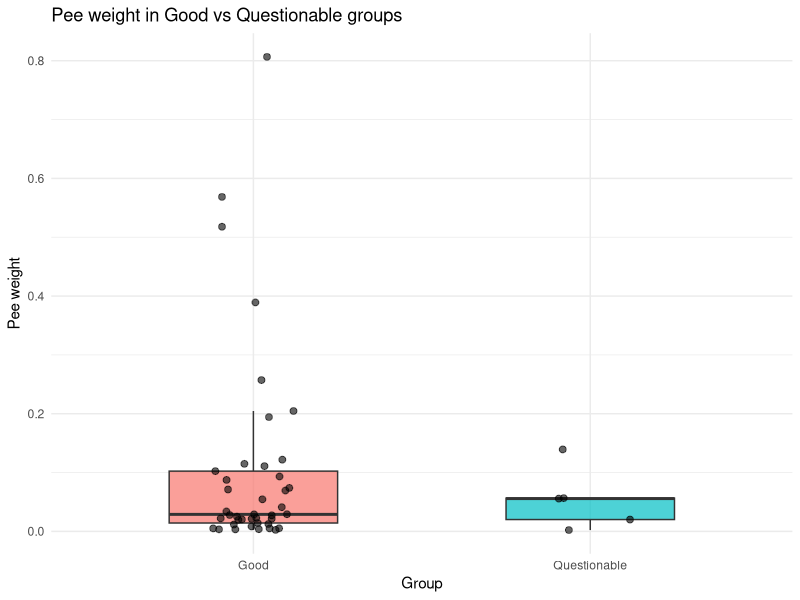
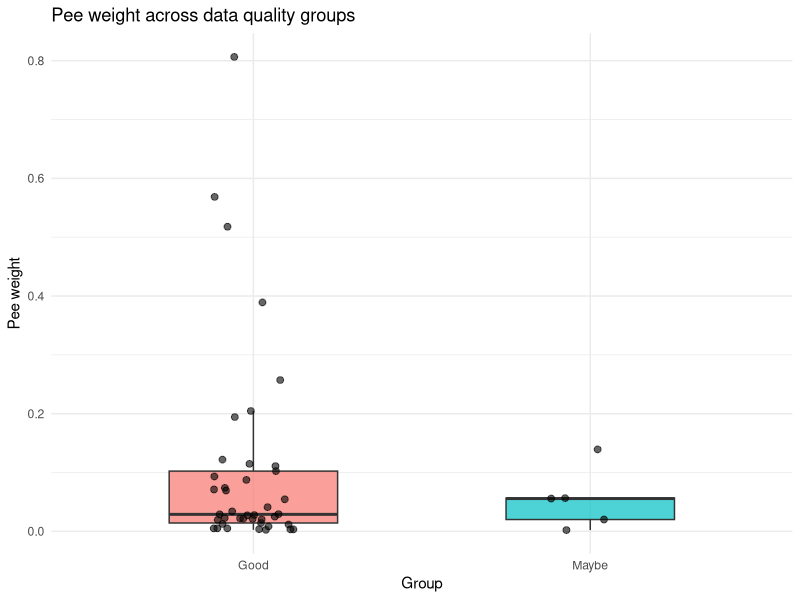
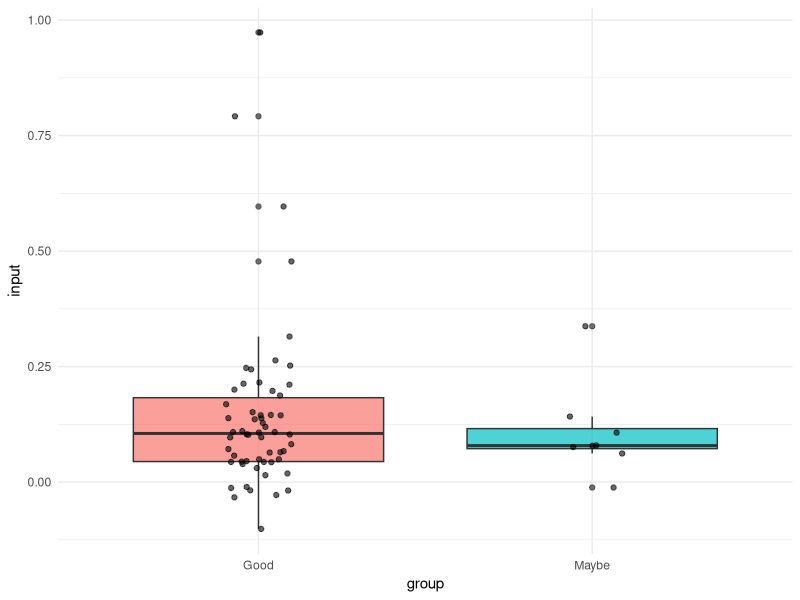

Recreate these plots in R, in order.
# Data validation check

##### Dec und Dem #####
#some of the data experience mistakes in the field
#checking which ones are usuable and which ones arent

library(readr)
cicten_tidy <- read_csv("data/cicten_tidy.csv")
View(cicten_tidy)

#splitting the data into two groups 
# one group oncludes data points with questionable results 

library(readr)
library(dplyr)
library(ggplot2)

cicten_tidy <- read_csv("data/cicten_tidy.csv")

questionable_ids <- c(
  24, 39, 40, 42, 44, 47,
  57:61, 63,
  84:86,
  96,
  112,
  117:120, 122, 123,
  137, 138, 141, 145,
  148, 149, 151,
  161, 162
)

pee_data <- cicten_tidy %>%
  mutate(number = as.numeric(gsub("#", "", number))) %>%
  filter(action == "pee") %>%
  mutate(group = ifelse(number %in% questionable_ids, "Questionable", "Good"))

ggplot(pee_data, aes(x = group, y = weight, fill = group)) +
  geom_boxplot(width = 0.5, alpha = 0.7, outlier.shape = NA) +
  geom_jitter(width = 0.12, alpha = 0.6, size = 2) +
  theme_minimal() +
  labs(
    title = "Pee weight in Good vs Questionable groups",
    x = "Group",
    y = "Pee weight"
  ) +
  theme(legend.position = "none")

# -> result shows a higher mean for the questionable ones
# suprising because the questionable ones ar edead ones or with holes 

# generating a 3rd list with maybes ( Individuals, who didnt die or lost excretion completly)
library(readr)
library(dplyr)
library(ggplot2)

cicten_tidy <- read_csv("data/cicten_tidy.csv")

# Define groups
maybe_ids <- c(57:61, 96, 123, 141)

questionable_ids <- c(
  24, 39, 40, 42, 44, 47,
  57:61, 63,
  84:86,
  96,
  112,
  117:120, 122, 123,
  137, 138, 141, 145,
  148, 149, 151,
  161, 162
)

# Remove "maybe" IDs from questionable
questionable_ids <- setdiff(questionable_ids, maybe_ids)

pee_data <- cicten_tidy %>%
  mutate(number = as.numeric(gsub("#", "", number))) %>%
  filter(action == "pee") %>%
  mutate(
    group = case_when(
      number %in% maybe_ids ~ "Maybe",
      number %in% questionable_ids ~ "Questionable",
      TRUE ~ "Good"
    )
  )

ggplot(pee_data, aes(x = group, y = weight, fill = group)) +
  geom_boxplot(width = 0.5, alpha = 0.7, outlier.shape = NA) +
  geom_jitter(width = 0.12, alpha = 0.6, size = 2) +
  theme_minimal() +
  labs(
    title = "Pee weight across data quality groups",
    x = "Group",
    y = "Pee weight"
  ) +
  theme(legend.position = "none")

# Testing the statistical difference between good and maybe
wilcox.test(weight ~ group,
            data = pee_data %>% filter(group %in% c("Good", "Maybe")))

#Wilcoxon rank sum test with continuity correction

#data:  weight by group
#W = 124, p-value = 0.722
#alternative hypothesis: true location shift is not equal to 0

# Inducing higher precision for paper: 
#   removing possible pseudoreplication
pee_summary <- pee_data %>%
  group_by(number, group) %>%
  summarise(mean_pee = mean(weight, na.rm = TRUE), .groups = "drop")

wilcox.test(mean_pee ~ group,
            data = pee_summary %>% filter(group %in% c("Good", "Maybe")))

#Wilcoxon rank sum test with continuity correction

#data:  mean_pee by group
#W = 119, p-value = 0.7789
#alternative hypothesis: true location shift is not equal to 0

# Calculating Input rate and compaaring "Good" and "Maybe"
#   removing questionable data completly (dead in field)

library(readr)
library(dplyr)

cicten_tidy <- read_csv("data/cicten_tidy.csv")

maybe_ids <- c(57:61, 96, 123, 141)

questionable_ids <- c(
  24, 39, 40, 42, 44, 47,
  57:61, 63,
  84:86,
  96,
  112,
  117:120, 122, 123,
  137, 138, 141, 145,
  148, 149, 151,
  161, 162
)

input_summary <- cicten_tidy %>%
  mutate(number = as.numeric(gsub("#", "", number))) %>%
  
  # remove all questionable IDs first
  filter(!number %in% setdiff(questionable_ids, maybe_ids)) %>%
  
  # now only Good and Maybe remain
  mutate(
    group = ifelse(number %in% maybe_ids, "Maybe", "Good")
  ) %>%
  
  group_by(number, species, sex, group) %>%
  summarise(
    lab_weight = first(weight[action == "lab"]),
    total_pee = sum(weight[action == "pee"], na.rm = TRUE),
    final_bodyweight = last(weight[action == "bodyweight"]),
    .groups = "drop"
  ) %>%
  mutate(
    input = (total_pee + final_bodyweight) - lab_weight
  )

input_summary

# visualizing the difference first
library(ggplot2)

ggplot(input_summary, aes(x = group, y = input, fill = group)) +
  geom_boxplot(alpha = 0.7) +
  geom_jitter(width = 0.1, alpha = 0.6) +
  theme_minimal() +
  theme(legend.position = "none")

# running the stats test 
wilcox.test(input ~ group, data = input_summary)

#Wilcoxon rank sum test with continuity correction

#data:  input by group
#W = 269.5, p-value = 0.6983
#alternative hypothesis: true location shift is not equal to 0

#-> maybe group behaves exactly like the good group, meaning data can be added
